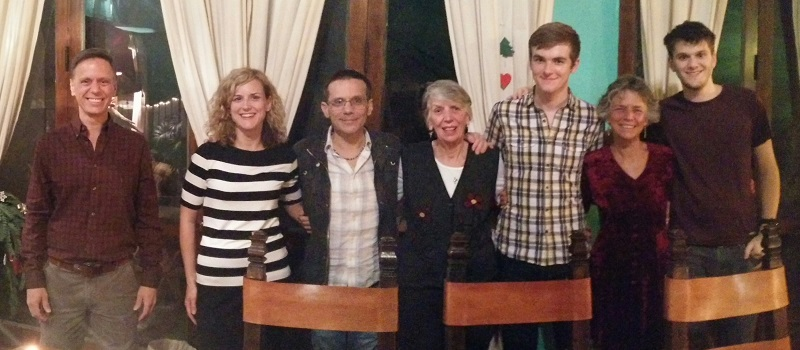
#> input picture Other/Research/OpenCV Research/Samples/img1.jpg, 800 x 350 px
$ python logpolar.py
#> lines starting #> are read from the running program, lines starting #| are printed output that depends on the picture
#!/usr/bin/env python

'''
plots image as logPolar and linearPolar

Usage:
    logpolar.py

Keys:
    ESC    - exit
'''

# Python 2/3 compatibility
from __future__ import print_function

import cv2

if __name__ == '__main__':
    print(__doc__)

    import sys
    try:
        fn = sys.argv[1]
    except IndexError:
        fn = 'img1.jpg'

    img = cv2.imread(fn)
#> img is the input picture: shape (350, 800, 3); mean B, G, R 75.9, 84.9, 106.2
    if img is None:
        print('Failed to load image file:', fn)
        sys.exit(1)

    img2 = cv2.logPolar(img, (img.shape[0]/2, img.shape[1]/2), 40, cv2.WARP_FILL_OUTLIERS)
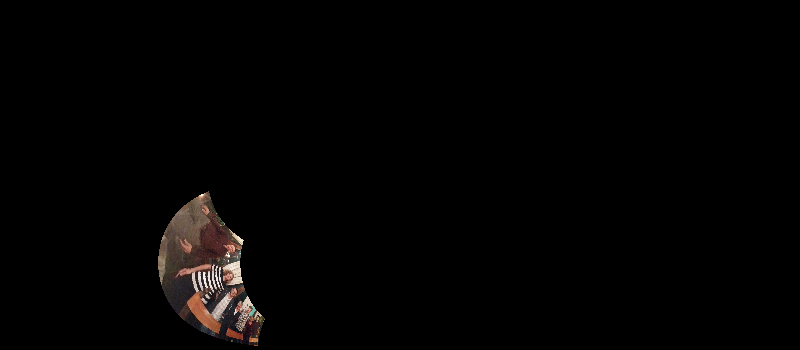
#> img2: shape (350, 800, 3); mean B, G, R 2.5, 2.8, 3.6
    img3 = cv2.linearPolar(img, (img.shape[0]/2, img.shape[1]/2), 40, cv2.WARP_FILL_OUTLIERS)
#> img3: shape (350, 800, 3); every value is 0

    cv2.imshow('before', img)
    cv2.imshow('logpolar', img2)
    cv2.imshow('linearpolar', img3)

    cv2.waitKey(0)
